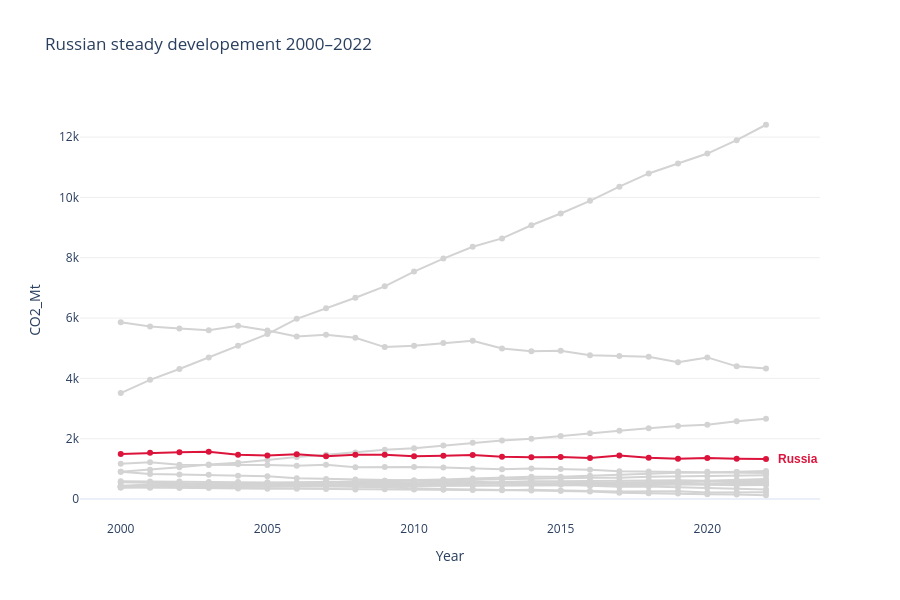

The notebook cell this image was saved under:
### Markdown cell above
## Task 1 - A line chart showing CO2 per Capita for all countries in the dataset

**Requirements:**
- All countries shown (for context), but only **one highlighted in colour** — your choice which
- All other lines in grey (#EEEEEE), thinner
- Highlighted country **labelled directly** at the end of its line (not in a legend)
- Insight title that names the highlighted country and its story

### Code cell
color_map = {c: 'crimson' if c == 'Russia' else 'lightgrey' for c in df['Country'].unique()}

fig = px.line(
    df,
    x='Year',
    y='CO2_Mt',
    color='Country',
    color_discrete_map=color_map,
    title='Russian steady developement 2000–2022',
    markers=True,
    template='plotly_white',
    height=600
)

fig.update_layout(
    yaxis=dict(gridcolor='#EEEEEE'),
    xaxis=dict(showgrid=False)
)

last_yr = df.loc[(df['Year'] == df['Year'].max()) & (df['Country'] == 'Russia')]
print(last_yr.head())
for i, row in last_yr.iterrows():
    print(row['Year'])
    fig.add_annotation(
        x=row['Year'],
        y=row['CO2_Mt'],
        text=row['Country'],
        showarrow=False,
        xanchor='left',
        xshift=10,
        font=dict(color='crimson', size=12, weight='bold', family='Arial')
    )

fig.update_traces(
    showlegend=False
)

fig.show()

### Figure 1 — Plotly figure (JSON) as saved in the notebook; plotly's stock layout.template omitted (floating-point values rounded to 4 significant figures)
{"data": [{"hovertemplate": "Country=United States<br>Year=%{x}<br>CO2_Mt=%{y}<extra></extra>", "legendgroup": "United States", "line": {"color": "lightgrey", "dash": "solid"}, "marker": {"symbol": "circle"}, "mode": "lines+markers", "name": "United States", "orientation": "v", "showlegend": false, "type": "scatter", "x": [2000, 2001, 2002, 2003, 2004, 2005, 2006, 2007, 2008, 2009, 2010, 2011, 2012, 2013, 2014, 2015, 2016, 2017, 2018, 2019, 2020, 2021, 2022], "xaxis": "x", "y": [5858.0, 5724.0, 5653.0, 5593.0, 5743.0, 5589.0, 5386.0, 5443.0, 5348.0, 5038.0, 5082.0, 5176.0, 5250.0, 4994.0, 4897.0, 4913.0, 4770.0, 4746.0, 4718.0, 4537.0, 4695.0, 4398.0, 4326.0], "yaxis": "y"}, {"hovertemplate": "Country=China<br>Year=%{x}<br>CO2_Mt=%{y}<extra></extra>", "legendgroup": "China", "line": {"color": "lightgrey", "dash": "solid"}, "marker": {"symbol": "circle"}, "mode": "lines+markers", "name": "China", "orientation": "v", "showlegend": false, "type": "scatter", "x": [2000, 2001, 2002, 2003, 2004, 2005, 2006, 2007, 2008, 2009, 2010, 2011, 2012, 2013, 2014, 2015, 2016, 2017, 2018, 2019, 2020, 2021, 2022], "xaxis": "x", "y": [3514.0, 3952.0, 4312.0, 4692.0, 5079.0, 5468.0, 5974.0, 6323.0, 6673.0, 7053.0, 7543.0, 7972.0, 8365.0, 8641.0, 9078.0, 9466.0, 9887.0, 10360.0, 10790.0, 11130.0, 11450.0, 11900.0, 12410.0], "yaxis": "y"}, {"hovertemplate": "Country=India<br>Year=%{x}<br>CO2_Mt=%{y}<extra></extra>", "legendgroup": "India", "line": {"color": "lightgrey", "dash": "solid"}, "marker": {"symbol": "circle"}, "mode": "lines+markers", "name": "India", "orientation": "v", "showlegend": false, "type": "scatter", "x": [2000, 2001, 2002, 2003, 2004, 2005, 2006, 2007, 2008, 2009, 2010, 2011, 2012, 2013, 2014, 2015, 2016, 2017, 2018, 2019, 2020, 2021, 2022], "xaxis": "x", "y": [901.6, 974.6, 1056.0, 1146.0, 1205.0, 1291.0, 1396.0, 1466.0, 1542.0, 1637.0, 1687.0, 1774.0, 1865.0, 1945.0, 1994.0, 2092.0, 2177.0, 2267.0, 2345.0, 2419.0, 2466.0, 2580.0, 2661.0], "yaxis": "y"}, {"hovertemplate": "Country=Germany<br>Year=%{x}<br>CO2_Mt=%{y}<extra></extra>", "legendgroup": "Germany", "line": {"color": "lightgrey", "dash": "solid"}, "marker": {"symbol": "circle"}, "mode": "lines+markers", "name": "Germany", "orientation": "v", "showlegend": false, "type": "scatter", "x": [2000, 2001, 2002, 2003, 2004, 2005, 2006, 2007, 2008, 2009, 2010, 2011, 2012, 2013, 2014, 2015, 2016, 2017, 2018, 2019, 2020, 2021, 2022], "xaxis": "x", "y": [902.4, 831.7, 815.2, 804.7, 772.9, 759.1, 685.9, 668.0, 650.3, 608.3, 611.2, 569.2, 586.7, 521.5, 504.5, 499.0, 438.8, 407.4, 413.2, 389.5, 373.4, 344.0, 315.1], "yaxis": "y"}, {"hovertemplate": "Country=United Kingdom<br>Year=%{x}<br>CO2_Mt=%{y}<extra></extra>", "legendgroup": "United Kingdom", "line": {"color": "lightgrey", "dash": "solid"}, "marker": {"symbol": "circle"}, "mode": "lines+markers", "name": "United Kingdom", "orientation": "v", "showlegend": false, "type": "scatter", "x": [2000, 2001, 2002, 2003, 2004, 2005, 2006, 2007, 2008, 2009, 2010, 2011, 2012, 2013, 2014, 2015, 2016, 2017, 2018, 2019, 2020, 2021, 2022], "xaxis": "x", "y": [552.4, 542.6, 523.3, 492.0, 500.9, 465.3, 429.1, 428.8, 410.8, 384.6, 357.3, 331.6, 319.1, 303.8, 280.1, 276.3, 247.0, 210.4, 188.0, 185.4, 157.5, 148.0, 125.3], "yaxis": "y"}, {"hovertemplate": "Country=France<br>Year=%{x}<br>CO2_Mt=%{y}<extra></extra>", "legendgroup": "France", "line": {"color": "lightgrey", "dash": "solid"}, "marker": {"symbol": "circle"}, "mode": "lines+markers", "name": "France", "orientation": "v", "showlegend": false, "type": "scatter", "x": [2000, 2001, 2002, 2003, 2004, 2005, 2006, 2007, 2008, 2009, 2010, 2011, 2012, 2013, 2014, 2015, 2016, 2017, 2018, 2019, 2020, 2021, 2022], "xaxis": "x", "y": [389.4, 375.4, 362.2, 367.7, 348.3, 343.1, 343.2, 334.5, 317.1, 326.4, 318.2, 306.0, 298.0, 290.0, 308.1, 277.4, 267.1, 248.0, 244.2, 256.1, 215.4, 218.3, 222.5], "yaxis": "y"}, {"hovertemplate": "Country=Brazil<br>Year=%{x}<br>CO2_Mt=%{y}<extra></extra>", "legendgroup": "Brazil", "line": {"color": "lightgrey", "dash": "solid"}, "marker": {"symbol": "circle"}, "mode": "lines+markers", "name": "Brazil", "orientation": "v", "showlegend": false, "type": "scatter", "x": [2000, 2001, 2002, 2003, 2004, 2005, 2006, 2007, 2008, 2009, 2010, 2011, 2012, 2013, 2014, 2015, 2016, 2017, 2018, 2019, 2020, 2021, 2022], "xaxis": "x", "y": [423.8, 445.8, 450.4, 454.4, 452.6, 481.6, 483.2, 499.0, 514.3, 527.4, 525.9, 534.4, 539.2, 567.9, 588.3, 588.9, 600.9, 593.9, 613.8, 626.7, 602.1, 631.2, 664.0], "yaxis": "y"}, {"hovertemplate": "Country=Japan<br>Year=%{x}<br>CO2_Mt=%{y}<extra></extra>", "legendgroup": "Japan", "line": {"color": "lightgrey", "dash": "solid"}, "marker": {"symbol": "circle"}, "mode": "lines+markers", "name": "Japan", "orientation": "v", "showlegend": false, "type": "scatter", "x": [2000, 2001, 2002, 2003, 2004, 2005, 2006, 2007, 2008, 2009, 2010, 2011, 2012, 2013, 2014, 2015, 2016, 2017, 2018, 2019, 2020, 2021, 2022], "xaxis": "x", "y": [1166.0, 1220.0, 1136.0, 1131.0, 1151.0, 1127.0, 1101.0, 1133.0, 1050.0, 1061.0, 1064.0, 1042.0, 1005.0, 990.9, 1010.0, 996.6, 967.4, 925.1, 916.6, 914.5, 902.8, 898.1, 865.1], "yaxis": "y"}, {"hovertemplate": "Country=Canada<br>Year=%{x}<br>CO2_Mt=%{y}<extra></extra>", "legendgroup": "Canada", "line": {"color": "lightgrey", "dash": "solid"}, "marker": {"symbol": "circle"}, "mode": "lines+markers", "name": "Canada", "orientation": "v", "showlegend": false, "type": "scatter", "x": [2000, 2001, 2002, 2003, 2004, 2005, 2006, 2007, 2008, 2009, 2010, 2011, 2012, 2013, 2014, 2015, 2016, 2017, 2018, 2019, 2020, 2021, 2022], "xaxis": "x", "y": [589.6, 584.4, 585.1, 565.2, 563.8, 553.5, 540.5, 569.3, 553.4, 544.2, 529.9, 514.6, 531.3, 513.3, 514.8, 498.5, 502.8, 489.1, 484.5, 487.7, 463.2, 458.7, 461.7], "yaxis": "y"}, {"hovertemplate": "Country=Australia<br>Year=%{x}<br>CO2_Mt=%{y}<extra></extra>", "legendgroup": "Australia", "line": {"color": "lightgrey", "dash": "solid"}, "marker": {"symbol": "circle"}, "mode": "lines+markers", "name": "Australia", "orientation": "v", "showlegend": false, "type": "scatter", "x": [2000, 2001, 2002, 2003, 2004, 2005, 2006, 2007, 2008, 2009, 2010, 2011, 2012, 2013, 2014, 2015, 2016, 2017, 2018, 2019, 2020, 2021, 2022], "xaxis": "x", "y": [378.4, 391.5, 388.8, 394.9, 397.8, 407.5, 403.7, 414.2, 423.1, 426.7, 430.1, 435.2, 443.8, 461.4, 444.2, 471.6, 453.9, 448.9, 466.0, 477.6, 494.3, 478.2, 493.7], "yaxis": "y"}, {"hovertemplate": "Country=South Korea<br>Year=%{x}<br>CO2_Mt=%{y}<extra></extra>", "legendgroup": "South Korea", "line": {"color": "lightgrey", "dash": "solid"}, "marker": {"symbol": "circle"}, "mode": "lines+markers", "name": "South Korea", "orientation": "v", "showlegend": false, "type": "scatter", "x": [2000, 2001, 2002, 2003, 2004, 2005, 2006, 2007, 2008, 2009, 2010, 2011, 2012, 2013, 2014, 2015, 2016, 2017, 2018, 2019, 2020, 2021, 2022], "xaxis": "x", "y": [438.1, 481.5, 490.6, 490.8, 494.6, 537.2, 539.0, 566.1, 570.0, 585.4, 595.9, 620.6, 631.1, 649.6, 646.2, 686.5, 704.0, 706.0, 738.5, 750.8, 755.8, 777.3, 789.5], "yaxis": "y"}, {"hovertemplate": "Country=Russia<br>Year=%{x}<br>CO2_Mt=%{y}<extra></extra>", "legendgroup": "Russia", "line": {"color": "crimson", "dash": "solid"}, "marker": {"symbol": "circle"}, "mode": "lines+markers", "name": "Russia", "orientation": "v", "showlegend": false, "type": "scatter", "x": [2000, 2001, 2002, 2003, 2004, 2005, 2006, 2007, 2008, 2009, 2010, 2011, 2012, 2013, 2014, 2015, 2016, 2017, 2018, 2019, 2020, 2021, 2022], "xaxis": "x", "y": [1496.0, 1532.0, 1552.0, 1570.0, 1467.0, 1447.0, 1488.0, 1416.0, 1467.0, 1471.0, 1421.0, 1438.0, 1460.0, 1404.0, 1385.0, 1397.0, 1358.0, 1441.0, 1371.0, 1338.0, 1357.0, 1336.0, 1323.0], "yaxis": "y"}, {"hovertemplate": "Country=South Africa<br>Year=%{x}<br>CO2_Mt=%{y}<extra></extra>", "legendgroup": "South Africa", "line": {"color": "lightgrey", "dash": "solid"}, "marker": {"symbol": "circle"}, "mode": "lines+markers", "name": "South Africa", "orientation": "v", "showlegend": false, "type": "scatter", "x": [2000, 2001, 2002, 2003, 2004, 2005, 2006, 2007, 2008, 2009, 2010, 2011, 2012, 2013, 2014, 2015, 2016, 2017, 2018, 2019, 2020, 2021, 2022], "xaxis": "x", "y": [425.4, 430.0, 427.0, 456.8, 455.0, 457.7, 458.9, 456.8, 463.5, 462.8, 474.4, 475.7, 504.5, 502.6, 500.7, 497.6, 501.1, 513.4, 528.0, 541.4, 518.0, 539.8, 534.4], "yaxis": "y"}, {"hovertemplate": "Country=Mexico<br>Year=%{x}<br>CO2_Mt=%{y}<extra></extra>", "legendgroup": "Mexico", "line": {"color": "lightgrey", "dash": "solid"}, "marker": {"symbol": "circle"}, "mode": "lines+markers", "name": "Mexico", "orientation": "v", "showlegend": false, "type": "scatter", "x": [2000, 2001, 2002, 2003, 2004, 2005, 2006, 2007, 2008, 2009, 2010, 2011, 2012, 2013, 2014, 2015, 2016, 2017, 2018, 2019, 2020, 2021, 2022], "xaxis": "x", "y": [415.9, 428.4, 429.0, 442.0, 444.4, 455.2, 474.3, 476.8, 490.3, 486.4, 504.8, 494.3, 516.4, 529.4, 518.0, 534.5, 548.4, 564.5, 559.2, 576.5, 592.1, 592.8, 594.3], "yaxis": "y"}, {"hovertemplate": "Country=Indonesia<br>Year=%{x}<br>CO2_Mt=%{y}<extra></extra>", "legendgroup": "Indonesia", "line": {"color": "lightgrey", "dash": "solid"}, "marker": {"symbol": "circle"}, "mode": "lines+markers", "name": "Indonesia", "orientation": "v", "showlegend": false, "type": "scatter", "x": [2000, 2001, 2002, 2003, 2004, 2005, 2006, 2007, 2008, 2009, 2010, 2011, 2012, 2013, 2014, 2015, 2016, 2017, 2018, 2019, 2020, 2021, 2022], "xaxis": "x", "y": [382.8, 400.4, 430.7, 453.8, 482.6, 501.9, 533.0, 551.8, 586.6, 602.5, 614.5, 647.3, 680.1, 717.7, 736.3, 738.2, 768.8, 813.7, 834.8, 872.3, 876.5, 898.5, 930.5], "yaxis": "y"}], "layout": {"annotations": [{"font": {"color": "crimson", "family": "Arial", "size": 12, "weight": "bold"}, "showarrow": false, "text": "Russia", "x": 2022, "xanchor": "left", "xshift": 10, "y": 1323.0}], "height": 600, "legend": {"title": {"text": "Country"}, "tracegroupgap": 0}, "title": {"text": "Russian steady developement 2000–2022"}, "xaxis": {"anchor": "y", "domain": [0, 1], "showgrid": false, "title": {"text": "Year"}}, "yaxis": {"anchor": "x", "domain": [0, 1], "gridcolor": "#EEEEEE", "title": {"text": "CO2_Mt"}}}}
